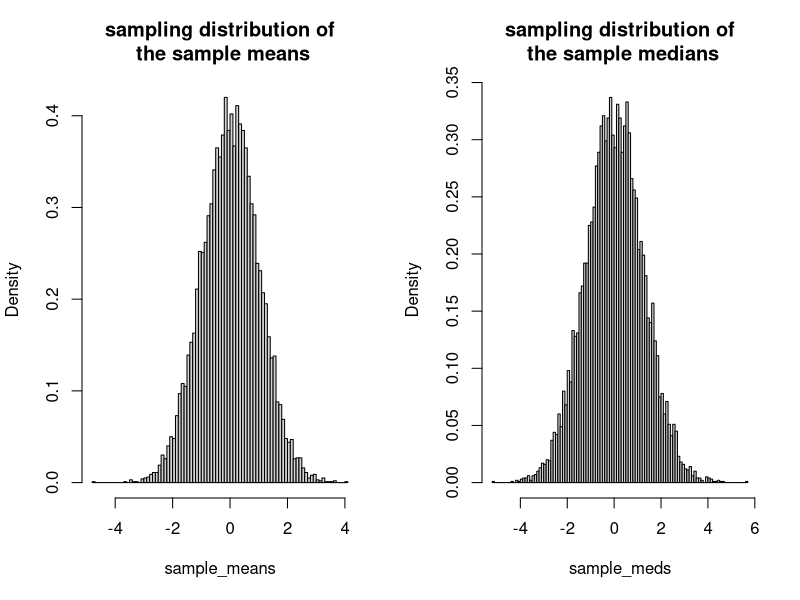
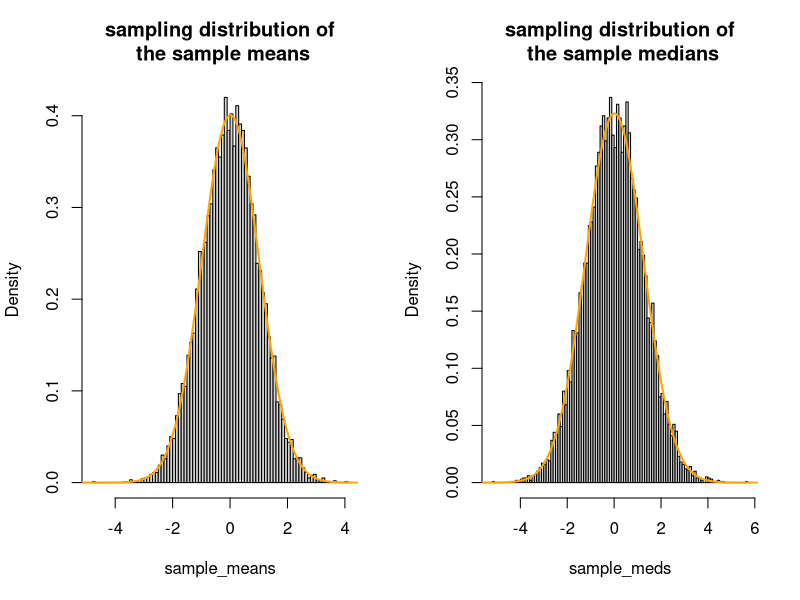
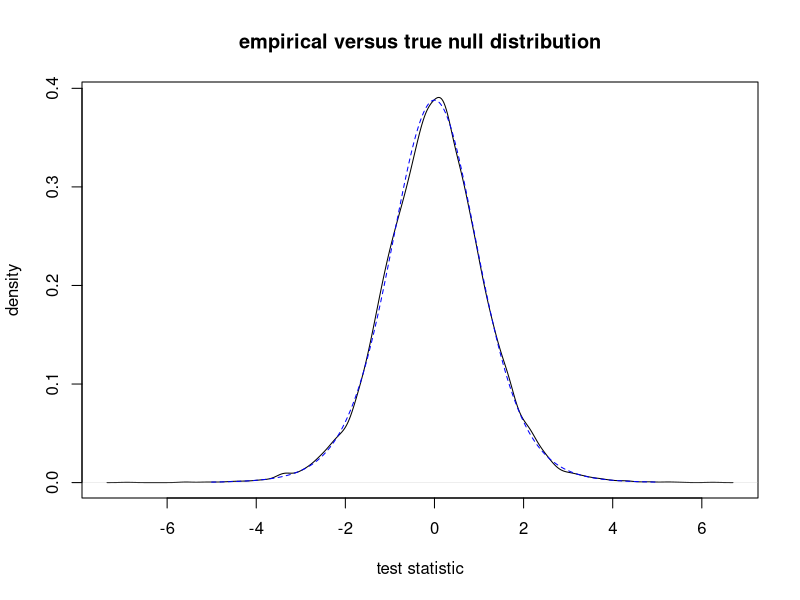
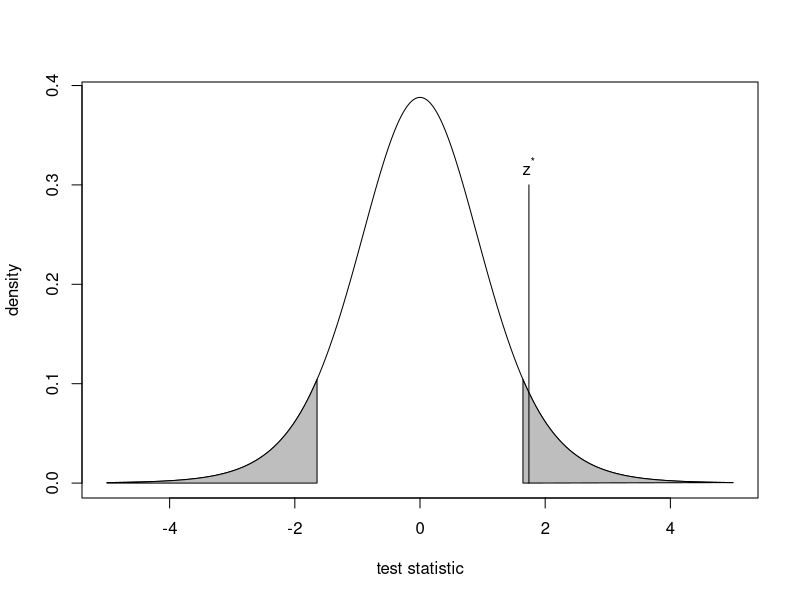
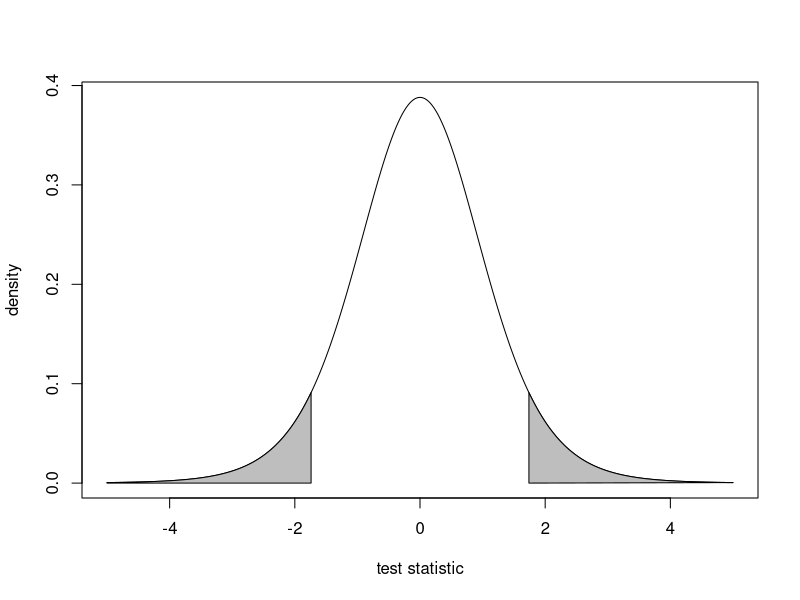
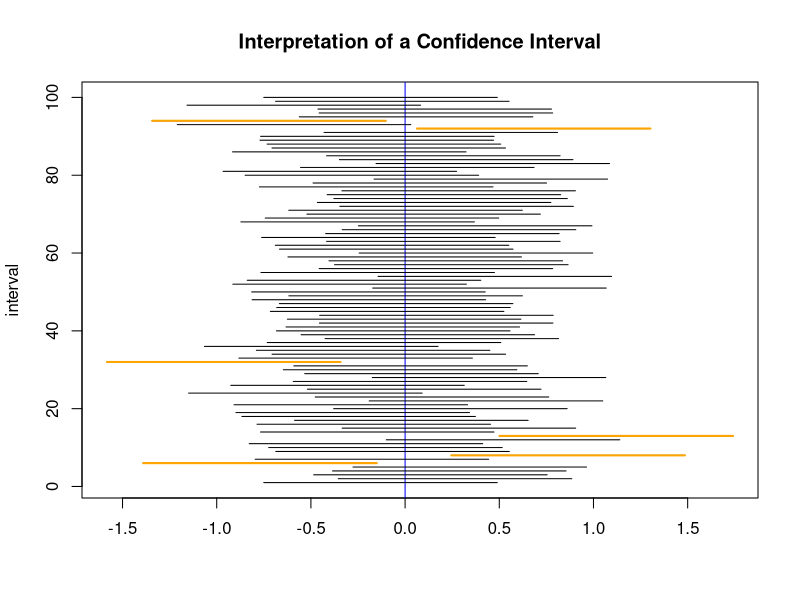

Source code (R) for these figures, in order:
## ---- chunk 1
set.seed(1904) # set seed for reproducibility
nsamples <- 10000 # number of independent samples
n <- 100 # sample size
# store sample means and medians
sample_means <- numeric(nsamples)
sample_meds <- numeric(nsamples)
# perform experiment nsamples times
for (i in seq_len(nsamples)) {
  # draw sample
  y <- rnorm(n, mean = 0, sd = 10)
  # compute sample mean
  sample_means[i] <- mean(y)
  # compute and store sample median
  sample_meds[i] <- median(y)
}
## ---- chunk 2
par(mfrow = c(1, 2)) # side-by-side histograms
hist(sample_means, probability = TRUE, breaks = 100,
     main = "sampling distribution of\n the sample means")
hist(sample_meds, probability = TRUE, breaks = 100,
     main = "sampling distribution of\n the sample medians")
par(mfrow = c(1, 1))
## ---- chunk 3
mean(sample_means) # estimated mean of statistic
## ---- chunk 4
sd(sample_means) # estimated standard error of statistic
## ---- chunk 5
mean(sample_meds)
## ---- chunk 6
sd(sample_meds)
## ---- chunk 7
par(mfrow = c(1, 2)) # side-by-side histograms
s <- seq(-10, 10, len = 10000) # sequence for plotting
hist(sample_means, probability = TRUE, breaks = 100, col = "lightgrey",
     main = "sampling distribution of\n the sample means")
# normal curve with estimated mean and standard error
lines(s, dnorm(s, mean = mean(sample_means), sd = sd(sample_means)), col = "orange", lwd = 2)
hist(sample_meds, probability = TRUE, breaks = 100, col = "lightgrey",
     main = "sampling distribution of\n the sample medians")
lines(s, dnorm(s, mean = mean(sample_meds), sd = sd(sample_meds)), col = "orange", lwd = 2)
par(mfrow = c(1, 1))
## ---- chunk 8
#| echo: false
#| label: tbl-pvalue-interp
#| output: true
#| tbl-cap: A summary of common strength-of-evidence interpretations for p-values.
interp_df <- cbind(pvalue = c("$> 0.10$",
                              "$\\leq 0.10$",
                              "$\\leq 0.05$",
                              "$\\leq 0.01$",
                              "$\\leq 0.001$"),
                   interpretation = c("no evidence for $H_a$",
                                     "weak evidence for $H_a$",
                                     "moderate evidence for $H_a$",
                                     "strong evidence for $H_a$",
                                     "very strong evidence for $H_a$"))
knitr::kable(interp_df,
    col.names = c("p-value", "Interpretation"),
    align = c('l', 'l'))
## ---- chunk 9
# set number seed for reproducible results
set.seed(12)
# create vector to store test statistics
tstats <- numeric(10000)
# for 10,000 experiments
for (i in seq_len(10000)) {
  # draw a sample of size 10 from a N(2, 4^2)
  y <- rnorm(n = 10, mean = 2, sd = 4)
  # compute and store the test statistic for the sample
  tstats[i] <- (mean(y) - 2) / (sd(y) / sqrt(10))
}
## ---- chunk 10
# plot empirical null distribution
plot(density(tstats),
     xlab = "test statistic",
     ylab = "density",
     main = "empirical versus true null distribution")
# sequence to plot null density over
s <- seq(-5, 5, len = 1000)
lines(s, dt(s, df = 9), lty = 2, col = "blue")
## ---- chunk 11
mean(tstats > qt(0.95, df = 9))
## ---- chunk 12
qnorm(c(0.05,0.95))
## ---- chunk 13
#| label: fig-rejection-region
#| echo: false
#| eval: true
#| output: true
#| fig-cap: A plot of the rejection region for a two-tailed alternative hypothesis.
# sequence of values to plot
s <- seq(-5, 5, len = 10000)
plot(s, dt(s, df = 9), type = "l",
     xlab = "test statistic", ylab = "density")
q1 <- qnorm(0.05)
q2 <- qnorm(0.95)
s2 <- c(seq(-5, q1, len = 1000), q1, -5)
y2 <- c(dt(seq(-5, q1, len = 1000), df = 9), 0, 0)
s3 <- c(q2, seq(q2, 5, len = 1000), q2)
y3 <- c(0, dt(seq(q2, 5, len = 1000), df = 9), 0)
polygon(s2, y2, col = "grey")
polygon(s3, y3, col = "grey")
segments(1.74, 0, 1.74, 0.3)
text(1.74, 0.3, expression(z^"*"), pos = 3)
## ---- chunk 14
2 * (1 - pnorm(1.74))
## ---- chunk 15
#| label: fig-pvalue
#| echo: false
#| eval: true
#| output: true
#| fig-cap: A plot of the area used to compute the p-value based on a two-tailed alternative hypothesis.
# sequence of values to plot
s <- seq(-5, 5, len = 10000)
plot(s, dt(s, df = 9), type = "l",
     xlab = "test statistic", ylab = "density")
q1 <- -1.74
q2 <- 1.74
s2 <- c(seq(-5, q1, len = 1000), q1, -5)
y2 <- c(dt(seq(-5, q1, len = 1000), df = 9), 0, 0)
s3 <- c(q2, seq(q2, 5, len = 1000), q2)
y3 <- c(0, dt(seq(q2, 5, len = 1000), df = 9), 0)
polygon(s2, y2, col = "grey")
polygon(s3, y3, col = "grey")
## ---- chunk 16
set.seed(33) # set number seed for reproducibility
# create vector to store sample means
means <- numeric(100)
# perform experiment 100 times
for (i in seq_len(100)) {
  # draw sample of size 10 from N(0, 1) and compute sample mean
  means[i] <- mean(rnorm(n = 10, mean = 0, sd = 1))
}
## ---- chunk 17
#calculate the lower and upper bounds for the 95% CIs
lb = means - qnorm(.975) * 1/sqrt(10)
ub = means + qnorm(.975) * 1/sqrt(10)
## ---- chunk 18
#| label: fig-ci-interp-plot
#| echo: false
#| eval: true
#| output: true
#| fig-cap: A plot of 100 95% confidence intervals for a population mean produced from independent samples from a $\mathsf{N}(0,1)$ population
#create blank plot
plot(range(c(lb, ub)), c(1,100),
     xlab = "", ylab = "interval", type = "n")
# title plot
title("Interpretation of a Confidence Interval")
# plot true mean
abline(v = 0, col = "blue")
#plot interval each sample
for (i in 1:100) lines(c(lb[i], ub[i]), c(i, i))
#highlight intervals missing 0 in orange
for (i in 1:100) {
  if (lb[i] > 0 | ub[i] < 0 )   {
    lines(c(lb[i],ub[i]), c(i,i), col = "orange", lwd = 2)
  }
}
